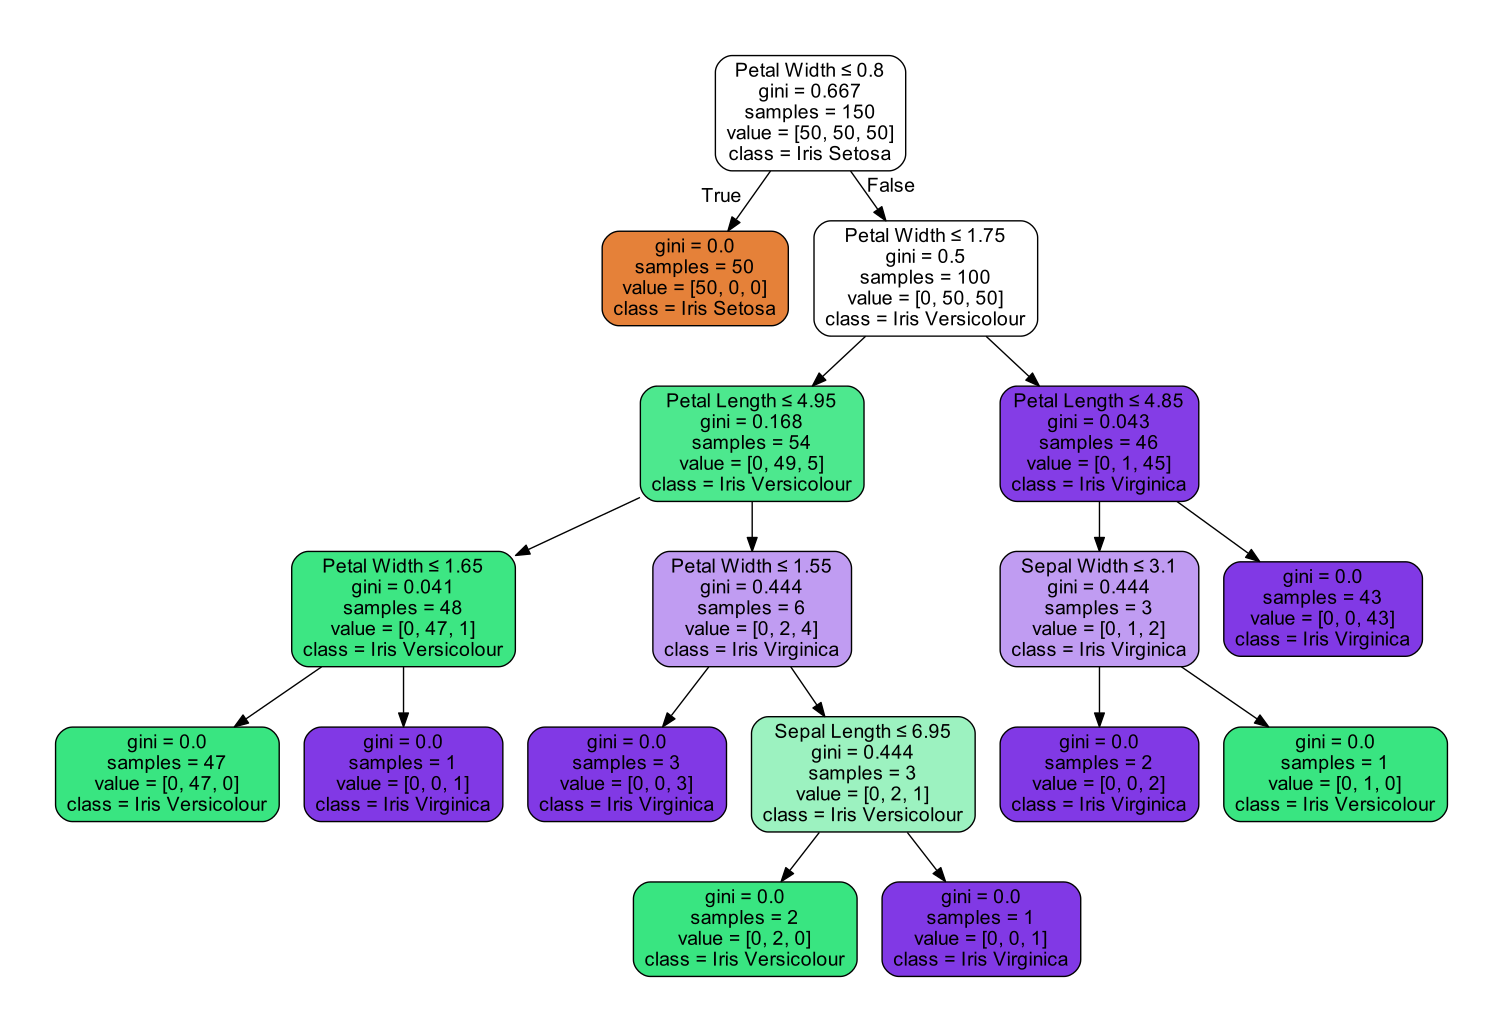

Write Python code to recreate this figure.
import numpy as np
import matplotlib.pyplot as plt
from matplotlib.colors import ListedColormap
from sklearn import neighbors, datasets
from sklearn.model_selection import train_test_split
from sklearn.model_selection import cross_val_score
from sklearn.metrics import recall_score
from operator import itemgetter
from sklearn import tree
from sklearn.model_selection import KFold
from sklearn.metrics import accuracy_score
import graphviz 
import sklearn
from sklearn.feature_selection import VarianceThreshold
from sklearn.feature_selection import SelectKBest
from sklearn.feature_selection import chi2
from sklearn import svm
import pandas as pd
from sklearn.naive_bayes import GaussianNB
from sklearn import preprocessing
from sklearn.preprocessing import LabelBinarizer
from sklearn.preprocessing import label_binarize

np.seterr(divide='ignore', invalid='ignore')
dataset = np.genfromtxt("iris.csv", delimiter=",", dtype='str')


n_neighbors = 4
# separate the data from the target attributes
X = dataset[:,[0,1,2,3]]
Y = dataset[:,4]

X = X[:,:].astype(np.float)


#Y = label_binarize(Y, classes=['Iris-setosa', 'Iris-versicolor', 'Iris-virginica'])



#sel = VarianceThreshold(threshold=(.97* (1 - .90)))
#X = sel.fit_transform(X)

#print(sel.get_support())''
#print(X)


#X_train, X_test, y_train, y_test = train_test_split(X, Y, test_size=0.4, random_state=0)

best = (-1, 0, None, None)
for i in range(1, 100):
	clf = neighbors.KNeighborsClassifier(i, weights="distance")
	recall_scores = cross_val_score(clf, X, Y, cv=10, scoring='neg_log_loss')
	accuracy_scores = cross_val_score(clf, X, Y, cv=10)
	recall = recall_scores.mean()
	accuracy = accuracy_scores.mean()
	if accuracy > best[1]:
		best = (i, accuracy, accuracy_scores, recall_scores)

print("KNN-%0.2i: %0.2f (+/- %0.2f). Log-loss: %0.2f (+/- %0.2f)." % (best[0], best[2].mean(), best[2].std() * 2, best[3].mean(), best[3].std() * 2))



#scores = cross_val_score(clf, X, Y, cv=5)


#print(scores.mean())

best = (-1, 0, None, None)
for i in range(1, 100):
	clf = tree.DecisionTreeClassifier(criterion="gini", min_impurity_decrease=(0.01 * i))
	recall_scores = cross_val_score(clf, X, Y, cv=10, scoring='neg_log_loss')
	accuracy_scores = cross_val_score(clf, X, Y, cv=10)
	recall = recall_scores.mean()
	accuracy = accuracy_scores.mean()
	if accuracy > best[1]:
		best = (i, accuracy_scores.mean(), accuracy_scores, recall_scores)

print("DT-GINI  %0.2f: %0.2f (+/- %0.2f). Log-loss: %0.2f (+/- %0.2f)." % (best[0] * 0.001, best[2].mean(), best[2].std() * 2, best[3].mean(), best[3].std() * 2))



clf = tree.DecisionTreeClassifier(criterion="gini", min_impurity_decrease=(0.001)).fit(X, Y)

dot_data = tree.export_graphviz(clf, out_file=None, 
	feature_names=["Sepal Length", "Sepal Width", "Petal Length", "Petal Width"],  
	class_names=["Iris Setosa", "Iris Versicolour", "Iris Virginica"],  
	filled=True, rounded=True,  
	special_characters=True)  
graph = graphviz.Source(dot_data)

graph.render("iris") 




best = (-1, 0, None, None)
for i in ['rbf']:
	clf = svm.SVC(kernel=i, probability=True) 
	recall_scores = cross_val_score(clf, X, Y, cv=10, scoring="neg_log_loss")
	accuracy_scores = cross_val_score(clf, X, Y, cv=10)
	recall = recall_scores.mean()
	accuracy = accuracy_scores.mean()
	if accuracy > best[1]:
		best = (i, accuracy_scores.mean(), accuracy_scores, recall_scores)

print("Support Vector (%s): %0.2f (+/- %0.2f). Log-loss: %0.2f (+/- %0.2f)." % (best[0], best[2].mean(), best[2].std() * 2, best[3].mean(), best[3].std() * 2 ))



best = (-1, 0, None)
for i in range(0,1):
	clf = GaussianNB()
	recall_scores = cross_val_score(clf, X, Y, cv=10, scoring="neg_log_loss")
	accuracy_scores = cross_val_score(clf, X, Y, cv=10)
	recall = recall_scores.mean()
	accuracy = accuracy_scores.mean()
	if accuracy > best[1]:
		best = (i, accuracy_scores.mean(), accuracy_scores, recall_scores)

print("Bayes: %0.2f (+/- %0.2f). Log-loss: %0.2f (+/- %0.2f)." % (best[2].mean(), best[2].std() * 2, best[3].mean(), best[3].std() * 2 ))
